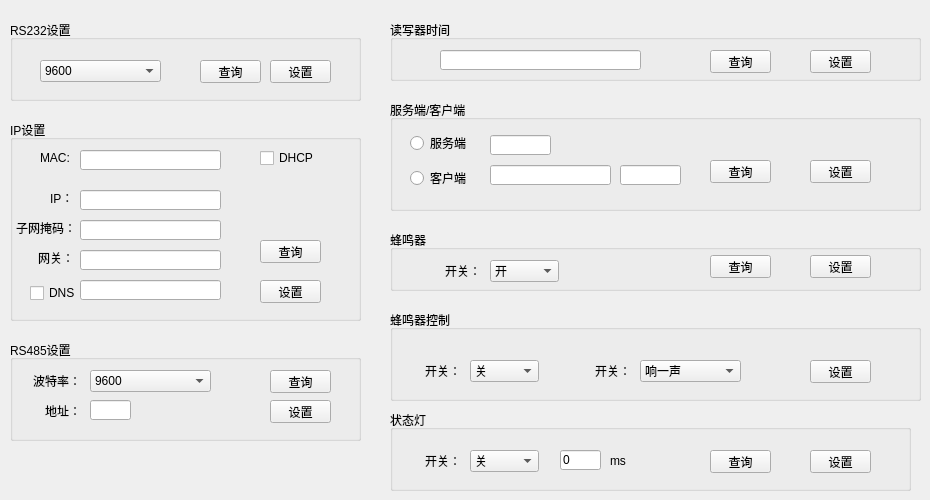
    <widget class="QWidget" name="tab_5">
     <attribute name="title">
      <string>Reader</string>
     </attribute>
     <widget class="QGroupBox" name="groupBox_6">
      <property name="geometry">
       <rect>
        <x>10</x>
        <y>20</y>
        <width>351</width>
        <height>81</height>
       </rect>
      </property>
      <property name="title">
       <string>RS232设置</string>
      </property>
      <widget class="QComboBox" name="cbb_232Baudrate">
       <property name="geometry">
        <rect>
         <x>30</x>
         <y>40</y>
         <width>121</width>
         <height>22</height>
        </rect>
       </property>
       <item>
        <property name="text">
         <string>9600</string>
        </property>
       </item>
       <item>
        <property name="text">
         <string>19200</string>
        </property>
       </item>
       <item>
        <property name="text">
         <string>115200</string>
        </property>
       </item>
       <item>
        <property name="text">
         <string>230400</string>
        </property>
       </item>
       <item>
        <property name="text">
         <string>460800</string>
        </property>
       </item>
      </widget>
      <widget class="QPushButton" name="btn_232Get">
       <property name="geometry">
        <rect>
         <x>190</x>
         <y>40</y>
         <width>61</width>
         <height>23</height>
        </rect>
       </property>
       <property name="text">
        <string>查询</string>
       </property>
      </widget>
      <widget class="QPushButton" name="btn_232Set">
       <property name="geometry">
        <rect>
         <x>260</x>
         <y>40</y>
         <width>61</width>
         <height>23</height>
        </rect>
       </property>
       <property name="text">
        <string>设置</string>
       </property>
      </widget>
     </widget>
     <widget class="QGroupBox" name="groupBox_7">
      <property name="geometry">
       <rect>
        <x>10</x>
        <y>120</y>
        <width>351</width>
        <height>201</height>
       </rect>
      </property>
      <property name="title">
       <string>IP设置</string>
      </property>
      <widget class="QLabel" name="label_16">
       <property name="geometry">
        <rect>
         <x>40</x>
         <y>70</y>
         <width>31</width>
         <height>16</height>
        </rect>
       </property>
       <property name="font">
        <font>
         <family>Arial</family>
         <pointsize>9</pointsize>
        </font>
       </property>
       <property name="text">
        <string>IP：</string>
       </property>
      </widget>
      <widget class="QLabel" name="label_17">
       <property name="geometry">
        <rect>
         <x>5</x>
         <y>100</y>
         <width>61</width>
         <height>16</height>
        </rect>
       </property>
       <property name="font">
        <font>
         <family>Arial</family>
         <pointsize>9</pointsize>
        </font>
       </property>
       <property name="text">
        <string> 子网掩码：</string>
       </property>
       <property name="alignment">
        <set>Qt::AlignRight|Qt::AlignTrailing|Qt::AlignVCenter</set>
       </property>
      </widget>
      <widget class="QLabel" name="label_18">
       <property name="geometry">
        <rect>
         <x>10</x>
         <y>130</y>
         <width>54</width>
         <height>16</height>
        </rect>
       </property>
       <property name="font">
        <font>
         <family>Arial</family>
         <pointsize>9</pointsize>
        </font>
       </property>
       <property name="text">
        <string>网关：</string>
       </property>
       <property name="alignment">
        <set>Qt::AlignRight|Qt::AlignTrailing|Qt::AlignVCenter</set>
       </property>
      </widget>
      <widget class="QLabel" name="label_19">
       <property name="geometry">
        <rect>
         <x>30</x>
         <y>30</y>
         <width>31</width>
         <height>16</height>
        </rect>
       </property>
       <property name="font">
        <font>
         <family>Arial</family>
         <pointsize>9</pointsize>
        </font>
       </property>
       <property name="text">
        <string>MAC:</string>
       </property>
      </widget>
      <widget class="QCheckBox" name="cb_dns">
       <property name="geometry">
        <rect>
         <x>20</x>
         <y>165</y>
         <width>51</width>
         <height>16</height>
        </rect>
       </property>
       <property name="font">
        <font>
         <family>Arial</family>
         <pointsize>9</pointsize>
        </font>
       </property>
       <property name="text">
        <string>DNS</string>
       </property>
      </widget>
      <widget class="QLineEdit" name="lb_mac">
       <property name="enabled">
        <bool>true</bool>
       </property>
       <property name="geometry">
        <rect>
         <x>70</x>
         <y>30</y>
         <width>141</width>
         <height>20</height>
        </rect>
       </property>
       <property name="readOnly">
        <bool>true</bool>
       </property>
      </widget>
      <widget class="QLineEdit" name="lb_ip">
       <property name="geometry">
        <rect>
         <x>70</x>
         <y>70</y>
         <width>141</width>
         <height>20</height>
        </rect>
       </property>
      </widget>
      <widget class="QLineEdit" name="lb_mask">
       <property name="geometry">
        <rect>
         <x>70</x>
         <y>100</y>
         <width>141</width>
         <height>20</height>
        </rect>
       </property>
      </widget>
      <widget class="QLineEdit" name="lb_gateway">
       <property name="geometry">
        <rect>
         <x>70</x>
         <y>130</y>
         <width>141</width>
         <height>20</height>
        </rect>
       </property>
      </widget>
      <widget class="QLineEdit" name="lb_dns">
       <property name="geometry">
        <rect>
         <x>70</x>
         <y>160</y>
         <width>141</width>
         <height>20</height>
        </rect>
       </property>
      </widget>
      <widget class="QCheckBox" name="cb_dhcp">
       <property name="geometry">
        <rect>
         <x>250</x>
         <y>30</y>
         <width>71</width>
         <height>16</height>
        </rect>
       </property>
       <property name="font">
        <font>
         <family>Arial</family>
         <pointsize>9</pointsize>
        </font>
       </property>
       <property name="text">
        <string>DHCP</string>
       </property>
      </widget>
      <widget class="QPushButton" name="btn_ipGet">
       <property name="geometry">
        <rect>
         <x>250</x>
         <y>120</y>
         <width>61</width>
         <height>23</height>
        </rect>
       </property>
       <property name="text">
        <string>查询</string>
       </property>
      </widget>
      <widget class="QPushButton" name="btn_ipSet">
       <property name="geometry">
        <rect>
         <x>250</x>
         <y>160</y>
         <width>61</width>
         <height>23</height>
        </rect>
       </property>
       <property name="text">
        <string>设置</string>
       </property>
      </widget>
     </widget>
     <widget class="QGroupBox" name="groupBox_8">
      <property name="geometry">
       <rect>
        <x>10</x>
        <y>340</y>
        <width>351</width>
        <height>101</height>
       </rect>
      </property>
      <property name="title">
       <string>RS485设置</string>
      </property>
      <widget class="QLabel" name="label_20">
       <property name="geometry">
        <rect>
         <x>10</x>
         <y>30</y>
         <width>61</width>
         <height>21</height>
        </rect>
       </property>
       <property name="font">
        <font>
         <family>Arial</family>
         <pointsize>9</pointsize>
        </font>
       </property>
       <property name="text">
        <string>波特率：</string>
       </property>
       <property name="alignment">
        <set>Qt::AlignRight|Qt::AlignTrailing|Qt::AlignVCenter</set>
       </property>
      </widget>
      <widget class="QComboBox" name="cbb_485baudrate">
       <property name="geometry">
        <rect>
         <x>80</x>
         <y>30</y>
         <width>121</width>
         <height>22</height>
        </rect>
       </property>
       <item>
        <property name="text">
         <string>9600</string>
        </property>
       </item>
       <item>
        <property name="text">
         <string>19200</string>
        </property>
       </item>
       <item>
        <property name="text">
         <string>115200</string>
        </property>
       </item>
       <item>
        <property name="text">
         <string>230400</string>
        </property>
       </item>
       <item>
        <property name="text">
         <string>460800</string>
        </property>
       </item>
      </widget>
      <widget class="QLabel" name="label_21">
       <property name="geometry">
        <rect>
         <x>20</x>
         <y>60</y>
         <width>51</width>
         <height>21</height>
        </rect>
       </property>
       <property name="font">
        <font>
         <family>Arial</family>
         <pointsize>9</pointsize>
        </font>
       </property>
       <property name="text">
        <string>地址：</string>
       </property>
       <property name="alignment">
        <set>Qt::AlignRight|Qt::AlignTrailing|Qt::AlignVCenter</set>
       </property>
      </widget>
      <widget class="QLineEdit" name="lb_485Address">
       <property name="geometry">
        <rect>
         <x>80</x>
         <y>60</y>
         <width>41</width>
         <height>20</height>
        </rect>
       </property>
      </widget>
      <widget class="QPushButton" name="btn_485Set">
       <property name="geometry">
        <rect>
         <x>260</x>
         <y>60</y>
         <width>61</width>
         <height>23</height>
        </rect>
       </property>
       <property name="text">
        <string>设置</string>
       </property>
      </widget>
      <widget class="QPushButton" name="btn_485Get">
       <property name="geometry">
        <rect>
         <x>260</x>
         <y>30</y>
         <width>61</width>
         <height>23</height>
        </rect>
       </property>
       <property name="text">
        <string>查询</string>
       </property>
      </widget>
     </widget>
     <widget class="QGroupBox" name="groupBox_9">
      <property name="geometry">
       <rect>
        <x>390</x>
        <y>20</y>
        <width>531</width>
        <height>61</height>
       </rect>
      </property>
      <property name="title">
       <string>读写器时间</string>
      </property>
      <widget class="QLineEdit" name="lb_time">
       <property name="geometry">
        <rect>
         <x>50</x>
         <y>30</y>
         <width>201</width>
         <height>20</height>
        </rect>
       </property>
      </widget>
      <widget class="QPushButton" name="btn_timeGet">
       <property name="geometry">
        <rect>
         <x>320</x>
         <y>30</y>
         <width>61</width>
         <height>23</height>
        </rect>
       </property>
       <property name="text">
        <string>查询</string>
       </property>
      </widget>
      <widget class="QPushButton" name="btn_timeSet">
       <property name="geometry">
        <rect>
         <x>420</x>
         <y>30</y>
         <width>61</width>
         <height>23</height>
        </rect>
       </property>
       <property name="text">
        <string>设置</string>
       </property>
      </widget>
     </widget>
     <widget class="QGroupBox" name="groupBox_10">
      <property name="geometry">
       <rect>
        <x>390</x>
        <y>100</y>
        <width>531</width>
        <height>111</height>
       </rect>
      </property>
      <property name="title">
       <string>服务端/客户端</string>
      </property>
      <widget class="QRadioButton" name="rb_server">
       <property name="geometry">
        <rect>
         <x>20</x>
         <y>35</y>
         <width>89</width>
         <height>16</height>
        </rect>
       </property>
       <property name="text">
        <string>服务端</string>
       </property>
      </widget>
      <widget class="QRadioButton" name="rb_click">
       <property name="geometry">
        <rect>
         <x>20</x>
         <y>70</y>
         <width>89</width>
         <height>16</height>
        </rect>
       </property>
       <property name="text">
        <string>客户端</string>
       </property>
      </widget>
      <widget class="QLineEdit" name="lb_serverPort">
       <property name="geometry">
        <rect>
         <x>100</x>
         <y>35</y>
         <width>61</width>
         <height>20</height>
        </rect>
       </property>
      </widget>
      <widget class="QLineEdit" name="lb_clickIP">
       <property name="geometry">
        <rect>
         <x>100</x>
         <y>65</y>
         <width>121</width>
         <height>20</height>
        </rect>
       </property>
      </widget>
      <widget class="QLineEdit" name="lb_clickPort">
       <property name="geometry">
        <rect>
         <x>230</x>
         <y>65</y>
         <width>61</width>
         <height>20</height>
        </rect>
       </property>
      </widget>
      <widget class="QPushButton" name="btn_ipModeGet">
       <property name="geometry">
        <rect>
         <x>320</x>
         <y>60</y>
         <width>61</width>
         <height>23</height>
        </rect>
       </property>
       <property name="text">
        <string>查询</string>
       </property>
      </widget>
      <widget class="QPushButton" name="btn_ipModeSet">
       <property name="geometry">
        <rect>
         <x>420</x>
         <y>60</y>
         <width>61</width>
         <height>23</height>
        </rect>
       </property>
       <property name="text">
        <string>设置</string>
       </property>
      </widget>
     </widget>
     <widget class="QGroupBox" name="groupBox_11">
      <property name="geometry">
       <rect>
        <x>390</x>
        <y>230</y>
        <width>531</width>
        <height>61</height>
       </rect>
      </property>
      <property name="title">
       <string>蜂鸣器</string>
      </property>
      <widget class="QLabel" name="label_5">
       <property name="geometry">
        <rect>
         <x>30</x>
         <y>30</y>
         <width>61</width>
         <height>21</height>
        </rect>
       </property>
       <property name="text">
        <string>开关：</string>
       </property>
       <property name="alignment">
        <set>Qt::AlignRight|Qt::AlignTrailing|Qt::AlignVCenter</set>
       </property>
      </widget>
      <widget class="QComboBox" name="cbb_buzzerMode">
       <property name="geometry">
        <rect>
         <x>100</x>
         <y>30</y>
         <width>69</width>
         <height>22</height>
        </rect>
       </property>
       <item>
        <property name="text">
         <string>开</string>
        </property>
       </item>
       <item>
        <property name="text">
         <string>关</string>
        </property>
       </item>
      </widget>
      <widget class="QPushButton" name="btn_buzzerModeSet">
       <property name="geometry">
        <rect>
         <x>420</x>
         <y>25</y>
         <width>61</width>
         <height>23</height>
        </rect>
       </property>
       <property name="text">
        <string>设置</string>
       </property>
      </widget>
      <widget class="QPushButton" name="btn_buzzerModeGet">
       <property name="geometry">
        <rect>
         <x>320</x>
         <y>25</y>
         <width>61</width>
         <height>23</height>
        </rect>
       </property>
       <property name="text">
        <string>查询</string>
       </property>
      </widget>
     </widget>
     <widget class="QGroupBox" name="groupBox_12">
      <property name="geometry">
       <rect>
        <x>390</x>
        <y>410</y>
        <width>521</width>
        <height>81</height>
       </rect>
      </property>
      <property name="title">
       <string>状态灯</string>
      </property>
      <widget class="QLabel" name="label_6">
       <property name="geometry">
        <rect>
         <x>10</x>
         <y>40</y>
         <width>61</width>
         <height>21</height>
        </rect>
       </property>
       <property name="text">
        <string>开关：</string>
       </property>
       <property name="alignment">
        <set>Qt::AlignRight|Qt::AlignTrailing|Qt::AlignVCenter</set>
       </property>
      </widget>
      <widget class="QComboBox" name="cbb_LED">
       <property name="geometry">
        <rect>
         <x>80</x>
         <y>40</y>
         <width>69</width>
         <height>22</height>
        </rect>
       </property>
       <item>
        <property name="text">
         <string>关</string>
        </property>
       </item>
       <item>
        <property name="text">
         <string>开</string>
        </property>
       </item>
      </widget>
      <widget class="QLineEdit" name="lb_LEDTime">
       <property name="geometry">
        <rect>
         <x>170</x>
         <y>40</y>
         <width>41</width>
         <height>20</height>
        </rect>
       </property>
       <property name="text">
        <string>0</string>
       </property>
      </widget>
      <widget class="QLabel" name="label_12">
       <property name="geometry">
        <rect>
         <x>220</x>
         <y>40</y>
         <width>51</width>
         <height>21</height>
        </rect>
       </property>
       <property name="text">
        <string>ms</string>
       </property>
      </widget>
      <widget class="QPushButton" name="btn_LEDGet">
       <property name="geometry">
        <rect>
         <x>320</x>
         <y>40</y>
         <width>61</width>
         <height>23</height>
        </rect>
       </property>
       <property name="text">
        <string>查询</string>
       </property>
      </widget>
      <widget class="QPushButton" name="btn_LEDSet">
       <property name="geometry">
        <rect>
         <x>420</x>
         <y>40</y>
         <width>61</width>
         <height>23</height>
        </rect>
       </property>
       <property name="text">
        <string>设置</string>
       </property>
      </widget>
     </widget>
     <widget class="QGroupBox" name="groupBox_13">
      <property name="geometry">
       <rect>
        <x>390</x>
        <y>310</y>
        <width>531</width>
        <height>91</height>
       </rect>
      </property>
      <property name="title">
       <string>蜂鸣器控制</string>
      </property>
      <widget class="QLabel" name="label_10">
       <property name="geometry">
        <rect>
         <x>10</x>
         <y>50</y>
         <width>61</width>
         <height>21</height>
        </rect>
       </property>
       <property name="text">
        <string>开关：</string>
       </property>
       <property name="alignment">
        <set>Qt::AlignRight|Qt::AlignTrailing|Qt::AlignVCenter</set>
       </property>
      </widget>
      <widget class="QComboBox" name="cbb_buzzer">
       <property name="geometry">
        <rect>
         <x>80</x>
         <y>50</y>
         <width>69</width>
         <height>22</height>
        </rect>
       </property>
       <item>
        <property name="text">
         <string>关</string>
        </property>
       </item>
       <item>
        <property name="text">
         <string>开</string>
        </property>
       </item>
      </widget>
      <widget class="QPushButton" name="btn_buzzerSet">
       <property name="geometry">
        <rect>
         <x>420</x>
         <y>50</y>
         <width>61</width>
         <height>23</height>
        </rect>
       </property>
       <property name="text">
        <string>设置</string>
       </property>
      </widget>
      <widget class="QComboBox" name="cbb_buzzerSize">
       <property name="geometry">
        <rect>
         <x>250</x>
         <y>50</y>
         <width>101</width>
         <height>22</height>
        </rect>
       </property>
       <item>
        <property name="text">
         <string>响一声</string>
        </property>
       </item>
       <item>
        <property name="text">
         <string>常响</string>
        </property>
       </item>
      </widget>
      <widget class="QLabel" name="label_11">
       <property name="geometry">
        <rect>
         <x>180</x>
         <y>50</y>
         <width>61</width>
         <height>21</height>
        </rect>
       </property>
       <property name="text">
        <string>开关：</string>
       </property>
       <property name="alignment">
        <set>Qt::AlignRight|Qt::AlignTrailing|Qt::AlignVCenter</set>
       </property>
      </widget>
     </widget>
    </widget>
